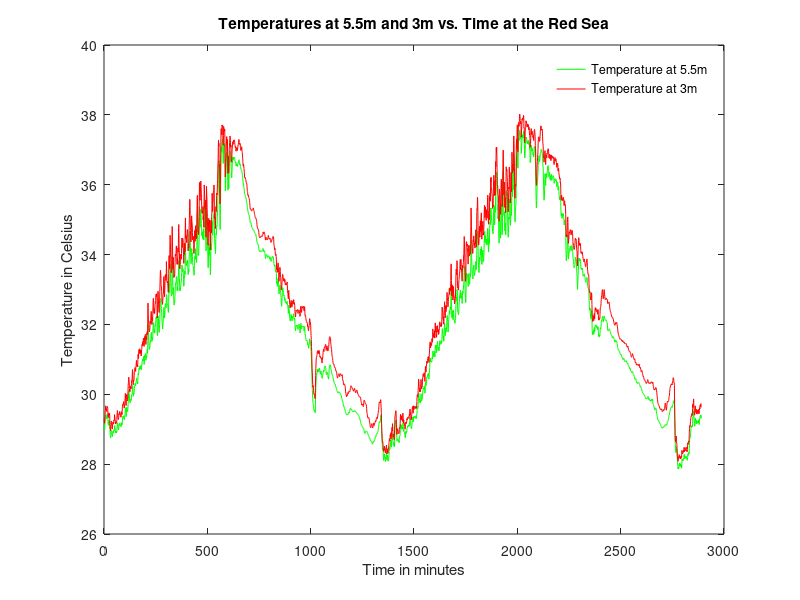

Here is the MATLAB script that generated this plot:
%Red Sea Met Data #1
%September 6,2016
%Deepak Warrier

clc;
clear all;
load('Red_Sea_Met_Data.mat');
md=Red_Sea_Met_Data;
disp('You should graph the temperatures at both altidtudes over the entire time period, with both graphs being on the same plot. You need to include a title, legend and labels for the axes.')
x=md(:,5);
y=md(:,8);

plot(x,'g', y, 'r')
legend('Temperature at 5.5m', 'Temperature at 3m')
legend('boxoff')
title('Temperatures at 5.5m and 3m vs. Time at the Red Sea')
xlabel('Time in minutes')
ylabel('Temperature in Celsius')